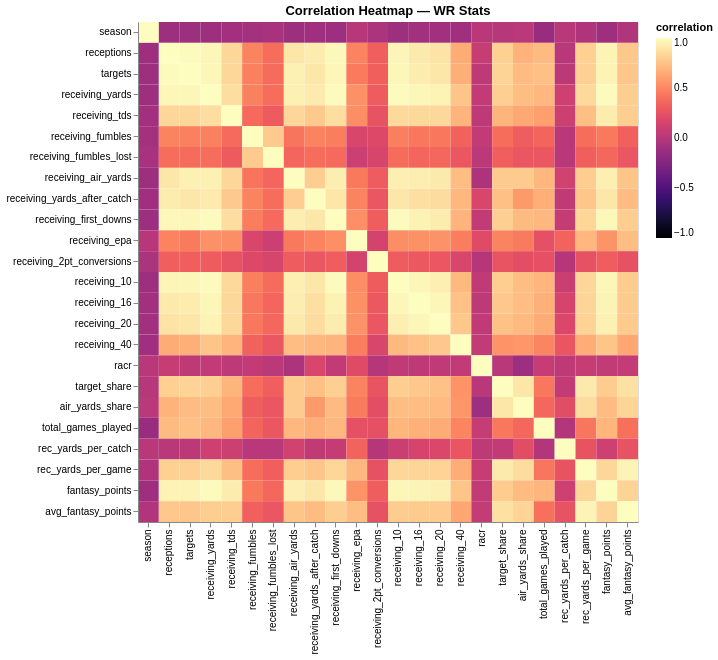

Here is the notebook cell this chart was saved with:
### Code cell
# heatmap of correlations
corr = wr_season_agg.select_dtypes(include='number').corr().reset_index().melt(id_vars='index')
corr.columns = ['var1', 'var2', 'correlation']

wr_heatmap = alt.Chart(corr, title="Correlation Heatmap — WR Stats").mark_rect().encode(
    x=alt.X('var1:N', title=None, sort=None),
    y=alt.Y('var2:N', title=None, sort=None),
    color=alt.Color('correlation:Q', scale=alt.Scale(scheme='magma', domain=[-1, 1])),
    tooltip=['var1', 'var2', alt.Tooltip('correlation:Q', format='.2f')]
).properties(width=500, height=500)

wr_heatmap

### Figure 1 — Vega-Lite specification as saved in the notebook (floating-point values rounded to 4 significant figures; data arrays with more than 128 entries replaced by an {"elided": "..."} marker saying what was removed)
{"config": {"view": {"continuousWidth": 300, "continuousHeight": 300}}, "data": {"name": "data-856b9ca4b2f2947e47d493c0b62b815f"}, "mark": {"type": "rect"}, "encoding": {"color": {"field": "correlation", "scale": {"domain": [-1, 1], "scheme": "magma"}, "type": "quantitative"}, "tooltip": [{"field": "var1", "type": "nominal"}, {"field": "var2", "type": "nominal"}, {"field": "correlation", "format": ".2f", "type": "quantitative"}], "x": {"field": "var1", "sort": null, "title": null, "type": "nominal"}, "y": {"field": "var2", "sort": null, "title": null, "type": "nominal"}}, "height": 500, "title": "Correlation Heatmap — WR Stats", "width": 500, "$schema": "https://vega.github.io/schema/vega-lite/v6.4.1.json", "datasets": {"data-856b9ca4b2f2947e47d493c0b62b815f": {"elided": "576 records"}}}
